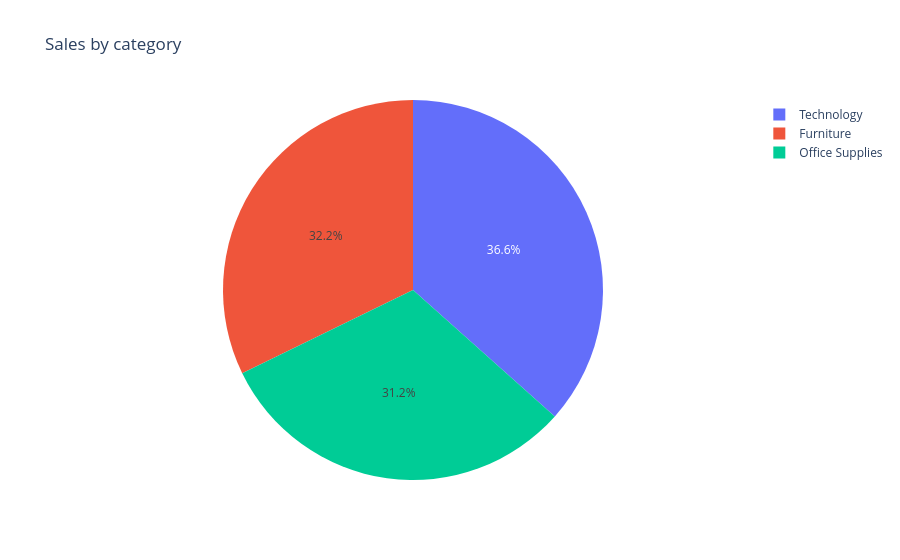

The notebook cell this image was saved under:
### Code cell
fig=px.pie(values=sales_by_category.values,
          names=sales_by_category.index,
          title='Sales by category')
fig.show()

### Figure 1 — Plotly figure (JSON) as saved in the notebook; plotly's stock layout.template omitted (floating-point values rounded to 4 significant figures)
{"data": [{"domain": {"x": [0, 1], "y": [0, 1]}, "hovertemplate": "label=%{label}<br>value=%{value}<extra></extra>", "labels": ["Furniture", "Office Supplies", "Technology"], "legendgroup": "", "name": "", "showlegend": true, "type": "pie", "values": [728700.0, 705400.0, 827500.0]}], "layout": {"autosize": true, "legend": {"tracegroupgap": 0}, "title": {"text": "Sales by category"}}}
